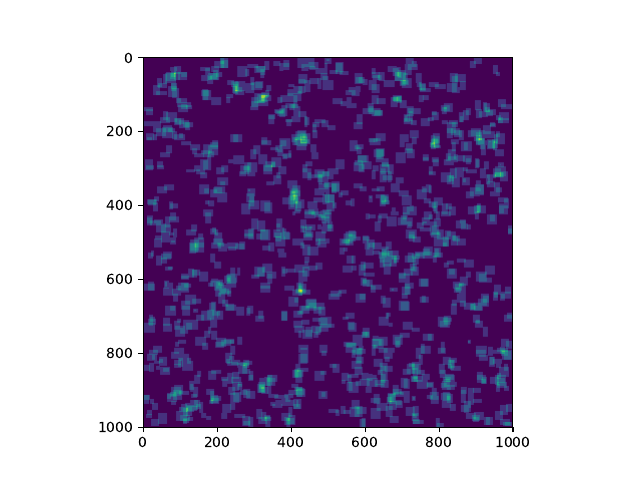

The script that saved this image:
import numpy as np

viz = False
# test input
patches = ['#1 @ 1,3: 4x4', '#2 @ 3,1: 4x4', '#3 @ 5,5: 2x2']

# input
with open('./input03.txt', 'r') as f:
    patches = f.readlines()

# Part I
# setting up the fabric
fabric = np.zeros(1000*1000).reshape(1000, 1000)

# scanning the patches
for patch in patches:
    x_corner = int(patch.split(' ')[2].split(',')[0])
    y_corner = int(patch.split(' ')[2].split(',')[1].split(':')[0])
    x_len = int(patch.split(' ')[3].split('x')[0])
    y_len = int(patch.split(' ')[3].split('x')[1])

    for i in range(x_len):
        for j in range(y_len):
            fabric[i+x_corner][j+y_corner] += 1

# answer to Part I:
print(len(fabric[np.where(fabric > 1)]))

if viz:
    # vizualisation of the claimed fabric:
    from matplotlib import pyplot as plt
    plt.imshow(fabric)
    plt.savefig('03.pdf')

# Part II
for patch in patches:
    x_corner = int(patch.split(' ')[2].split(',')[0])
    y_corner = int(patch.split(' ')[2].split(',')[1].split(':')[0])
    x_len = int(patch.split(' ')[3].split('x')[0])
    y_len = int(patch.split(' ')[3].split('x')[1])

    stamp_size = x_len*y_len  # target
    stamp_count = 0  # counter
    for i in range(x_len):
        for j in range(y_len):
            stamp_count += fabric[i+x_corner][j+y_corner]
    # if there is no overlap, then only sum of singles will
    if stamp_count == stamp_size:
        # answer to Part II:
        print(patch)
